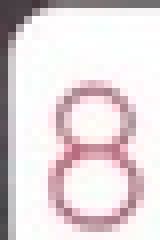
//> input picture FinalProj/8temp.JPG, 20 x 30 px, shrunk from 39 x 58 before the run (shown 8 times larger); the run also reads 2 pictures not shown here
$ ./4cardmatch   (built with g++ and OpenCV 4)
//> lines starting //> are read from the running program, lines starting //| are printed output that depends on the picture
// written by by Phil Orlando for the Final Project
//compiled with g++ -O0 -g -I/usr/local/include/opencv4 4cardmatch.cpp -o 4cardmatch -L/usr/local/lib `pkg-config --libs opencv4`


#include <opencv2/opencv.hpp>
#include <opencv2/features2d.hpp>
#include <opencv2/calib3d.hpp>
#include <iostream>


using namespace cv;
using namespace std;


// [42 lines of commented-out code are left out]

int main(int argc, char** argv)
{
    // addinhg in all templates for later testing
    //loadtemp(labels,tempname);


    Mat temp8 = imread("8temp.JPG", IMREAD_GRAYSCALE); // template file of cropped 8 corner
//> temp8: 30 rows x 20 cols, CV_8UC1; min 58, max 255, mean 220.2
    Mat temp9 = imread("9temp.JPG", IMREAD_GRAYSCALE); // template file of cropped 9 corner
    Mat temp10 = imread("10temp.JPG", IMREAD_GRAYSCALE); // template file of cropped 10 corner
    Mat tempQ = imread("Qtemp.JPG", IMREAD_GRAYSCALE); // template file of cropped Queen corner
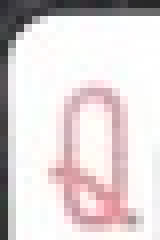
//> input picture FinalProj/Qtemp.JPG, 20 x 30 px, shrunk from 39 x 58 before the run (shown 8 times larger)
//> tempQ: 30 rows x 20 cols, CV_8UC1; min 40, max 255, mean 217
    // need to add better way to load all the templates
    Mat table = imread("table1.jpg", IMREAD_GRAYSCALE); // table file for testing using upright images of cards
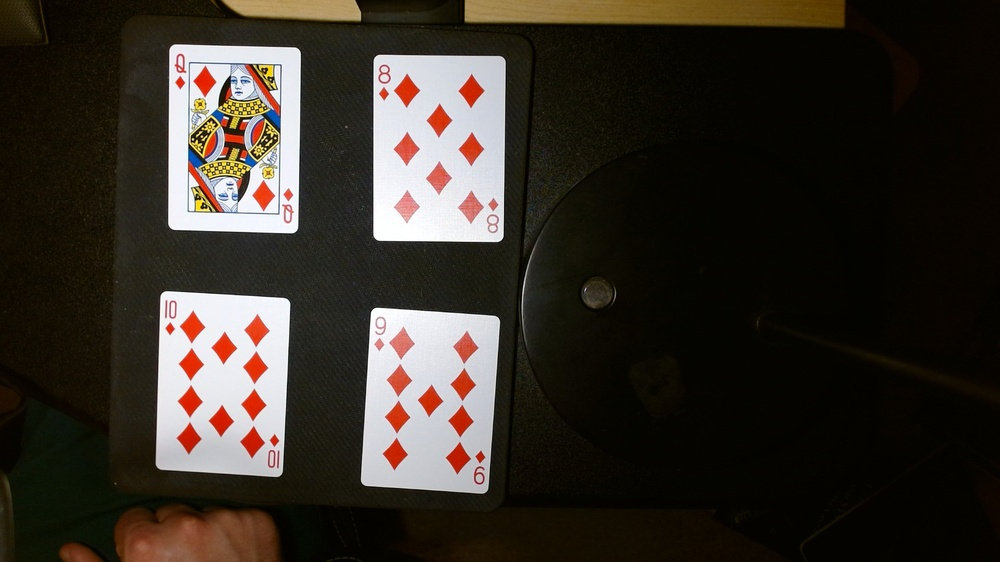
//> input picture FinalProj/table1.jpg, 1000 x 562 px, shrunk from 1920 x 1080 before the run
//> table: 562 rows x 1000 cols, CV_8UC1; min 0, max 255, mean 48.4

    if(temp8.empty() || temp9.empty() || temp10.empty() || tempQ.empty() || table.empty())
    {
        printf("error loading stuff");
        return -1;
    }

    Mat result8, result9, result10, resultQ;
    int method = TM_CCOEFF_NORMED;

    //will be replaced by the match function
    matchTemplate(table, temp8,  result8, method);
    matchTemplate(table, temp9,  result9, method);
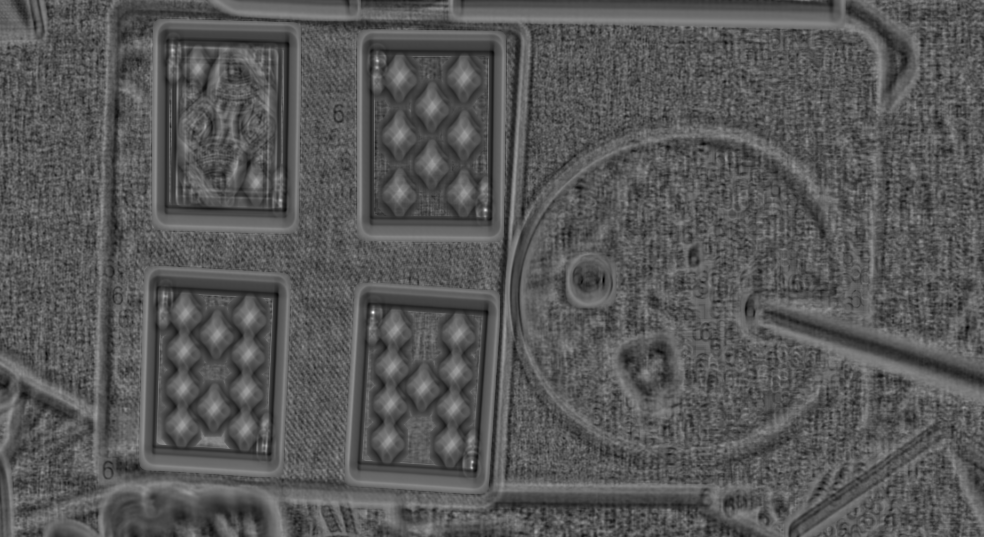
//> result9: 537 rows x 984 cols, CV_32FC1; min -0.457, max 0.889, mean 0.00363; drawn with min black and max white
    matchTemplate(table, temp10,  result10, method);
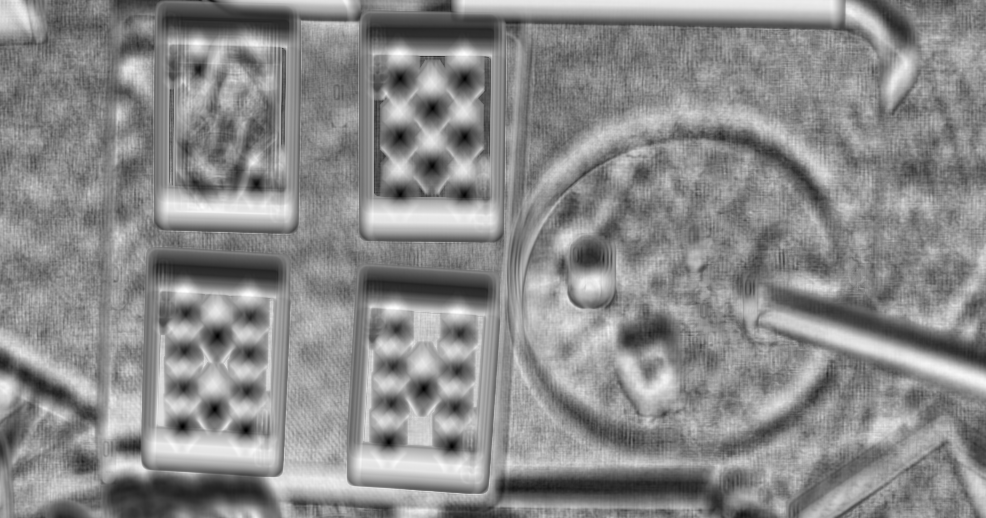
//> result10: 518 rows x 986 cols, CV_32FC1; min -0.63, max 0.542, mean 0.00656; drawn with min black and max white
    matchTemplate(table, tempQ,  resultQ, method);
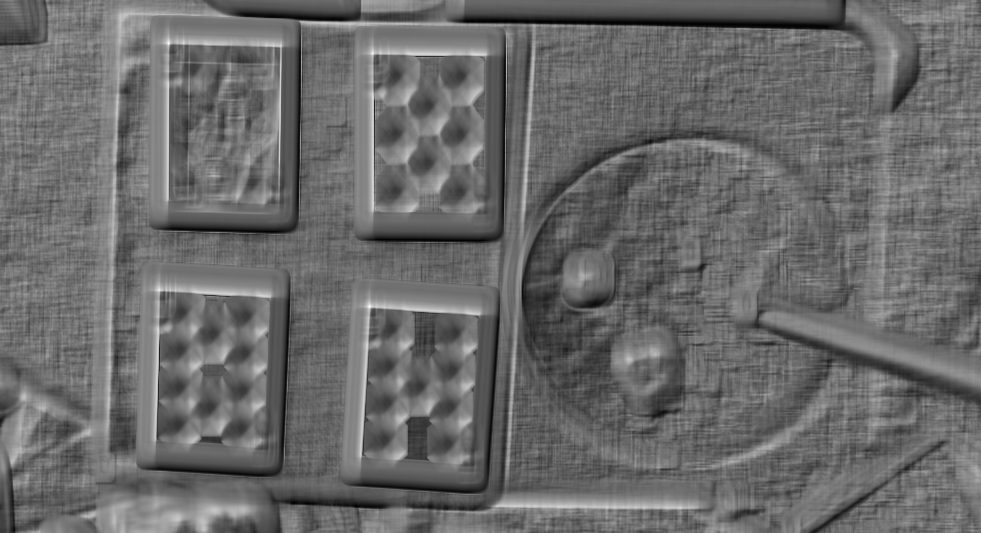
//> resultQ: 533 rows x 981 cols, CV_32FC1; min -0.65, max 0.871, mean -0.016; drawn with min black and max white

    double maxval8, maxval9, maxval10, maxvalQ;

    Point maxloc8, maxloc9, maxloc10, maxlocQ;

    minMaxLoc(result8, NULL, &maxval8, NULL, &maxloc8);
//> maxval8 = 0.886; maxloc8 = Point(372, 54)
    minMaxLoc(result9, NULL, &maxval9, NULL, &maxloc9);
//> maxval9 = 0.889; maxloc9 = Point(373, 312)
    minMaxLoc(result10, NULL, &maxval10, NULL, &maxloc10);
//> maxval10 = 0.542; maxloc10 = Point(400, 53)
    minMaxLoc(resultQ, NULL, &maxvalQ, NULL, &maxlocQ);
//> maxvalQ = 0.871; maxlocQ = Point(369, 306)

    printf("8 max %f, 9 max %f, 10 max %f, Queen max %f\n", maxval8, maxval9, maxval10, maxvalQ);
//| 8 max 0.886445, 9 max 0.888614, 10 max 0.541837, Queen max 0.871340

    Mat fin8, fin9, fin10, finQ;
    fin8 = table.clone();
    fin9 = table.clone();
    fin10 = table.clone();
    finQ = table.clone();

    // drawing just for testing now
    rectangle(fin8, maxloc8, Point(maxloc8.x + temp8.cols, maxloc8.y + temp8.rows), Scalar(0, 255, 0), 2);
//> fin8: 562 rows x 1000 cols, CV_8UC1; min 0, max 255, mean 48.3
    rectangle(fin9, maxloc9, Point(maxloc9.x + temp9.cols, maxloc9.y + temp9.rows), Scalar(0, 255, 0), 2);
//> fin9: 562 rows x 1000 cols, CV_8UC1; min 0, max 255, mean 48.3
    rectangle(fin10, maxloc10, Point(maxloc10.x + temp10.cols, maxloc10.y + temp10.rows), Scalar(0, 255, 0), 2);
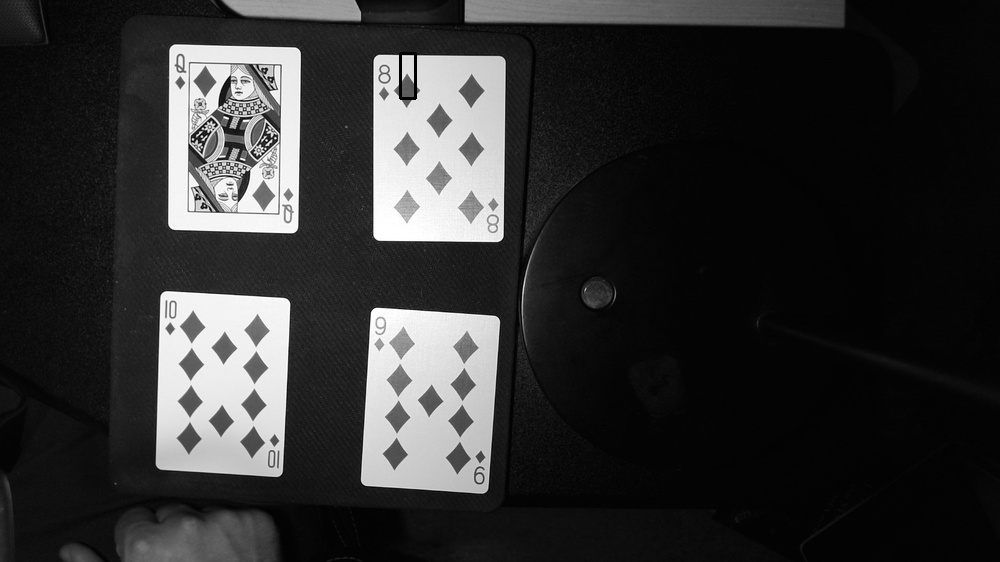
//> fin10: 562 rows x 1000 cols, CV_8UC1; min 0, max 255, mean 48.3
    rectangle(finQ, maxlocQ, Point(maxlocQ.x + tempQ.cols, maxlocQ.y + tempQ.rows), Scalar(0, 255, 0), 2);
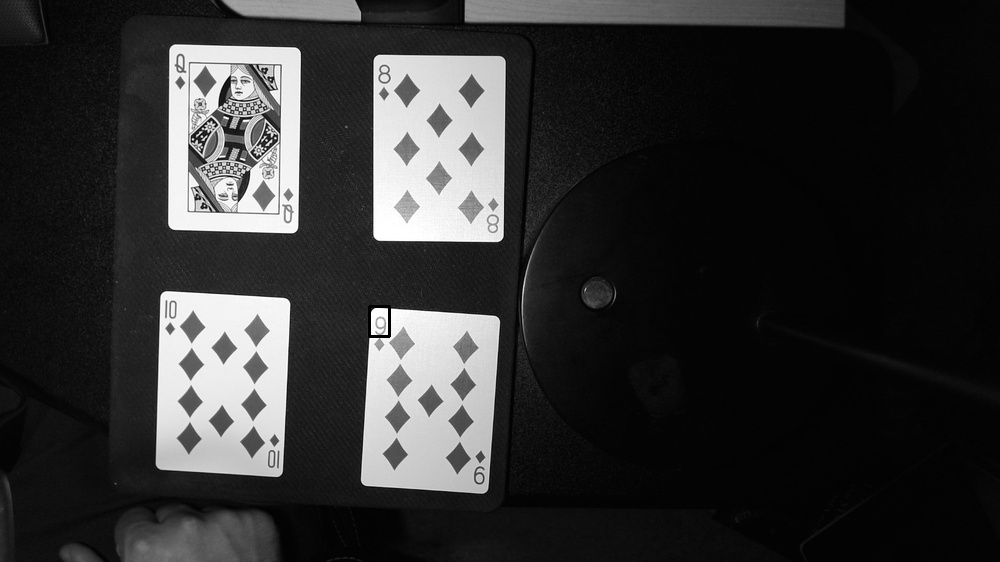
//> finQ: 562 rows x 1000 cols, CV_8UC1; min 0, max 255, mean 48.3

    imshow("Blackjack Table", table);
    imshow("8 Result", fin8);
    imshow("9 Result", fin9);
    imshow("10 Result", fin10);
    imshow("Q Result", finQ);


    waitKey(0);

    return 0;
}
